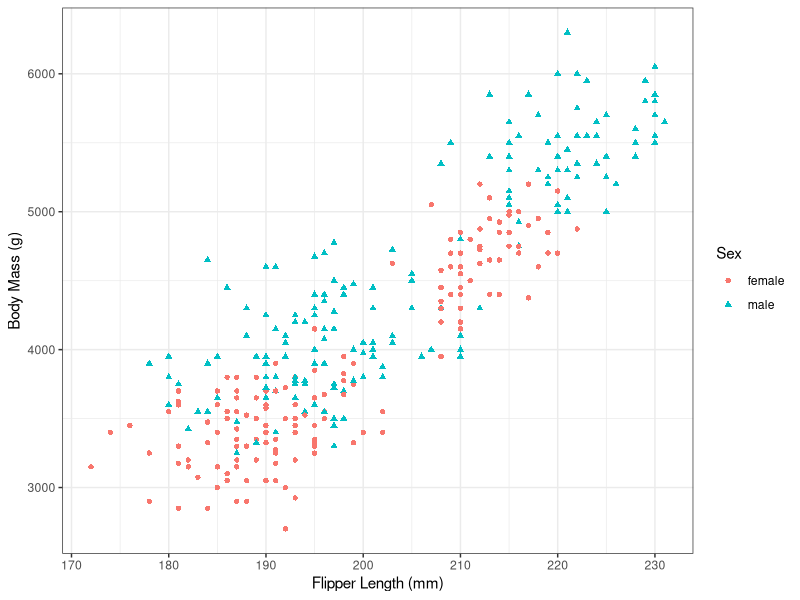
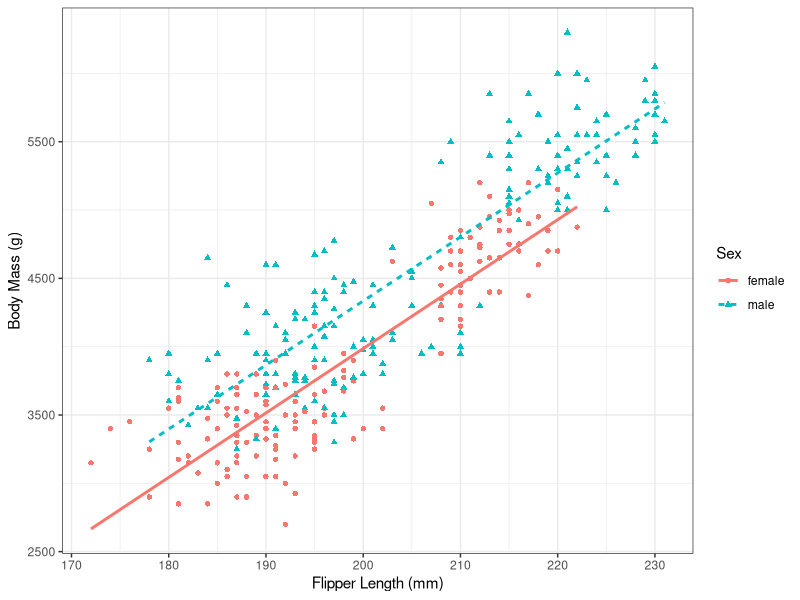
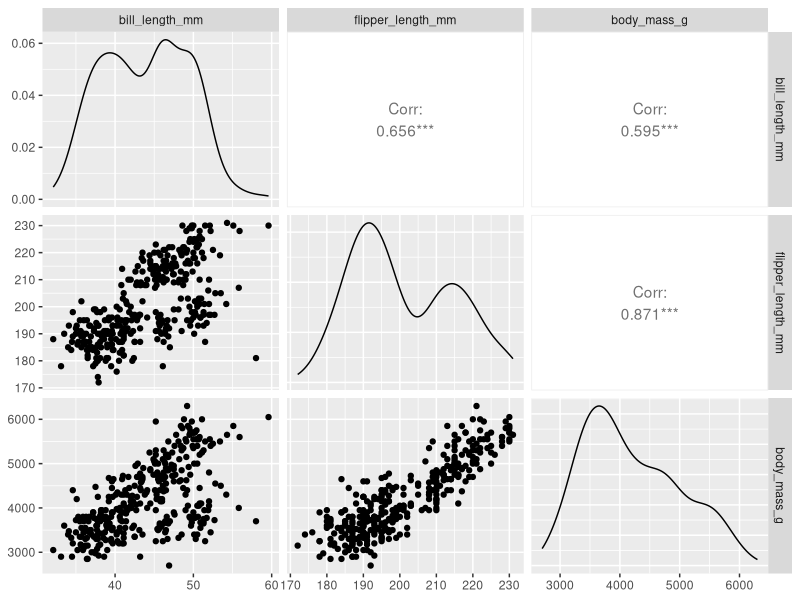

The R source for these figures, in order:
## ---- chunk 1
library(tidyverse)
library(palmerpenguins)
library(broom)
## ---- chunk 2
g_penguin_flip_mass <- penguins %>%
  rename(Sex=sex) %>%
  filter(!is.na(Sex)) %>%
  ggplot(aes(x=flipper_length_mm,
           y=body_mass_g)) +
  theme_bw() + 
  geom_point(aes(col=Sex, shape=Sex)) +
    xlab("Flipper Length (mm)") +
    ylab("Body Mass (g)")
g_penguin_flip_mass
## ---- chunk 3
g_penguin_flip_mass +
   geom_smooth(aes(col=Sex, lty=Sex), method="lm", se=FALSE)
## ---- chunk 4
library(GGally)
ggpairs(penguins, columns=c(3, 5, 6))
